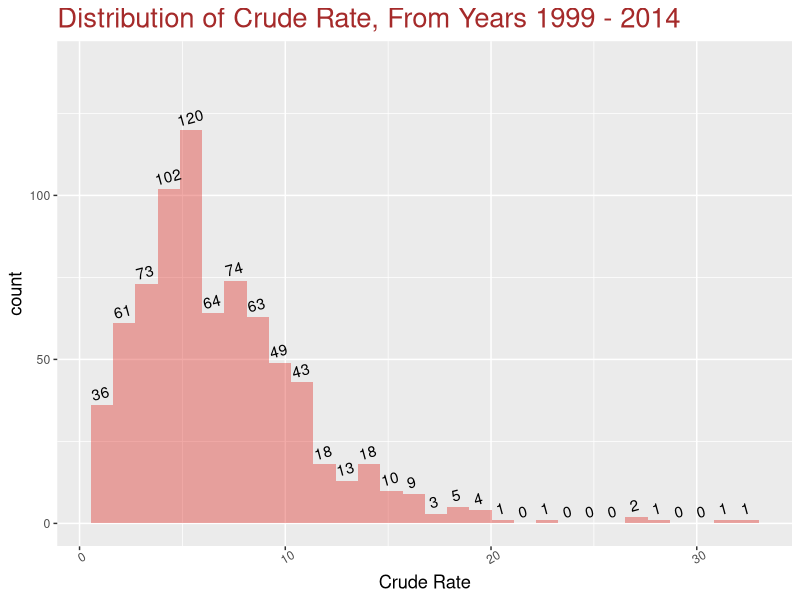
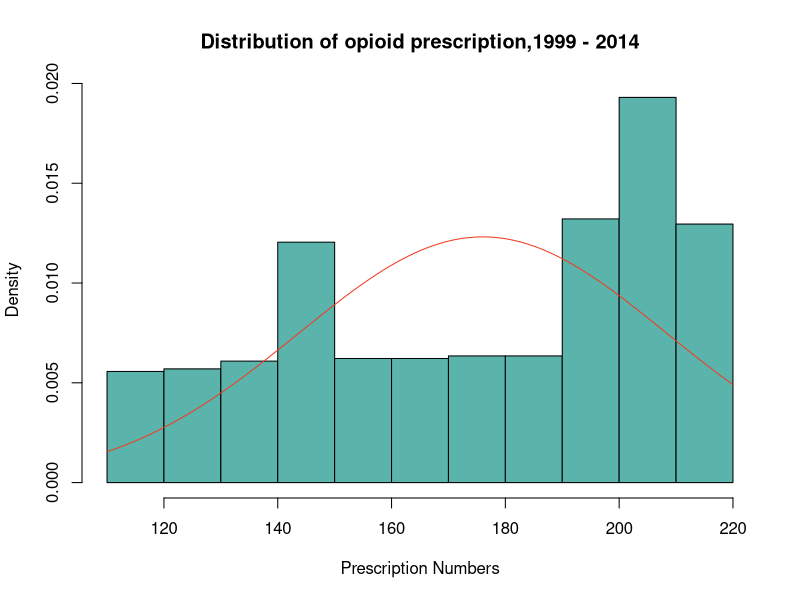
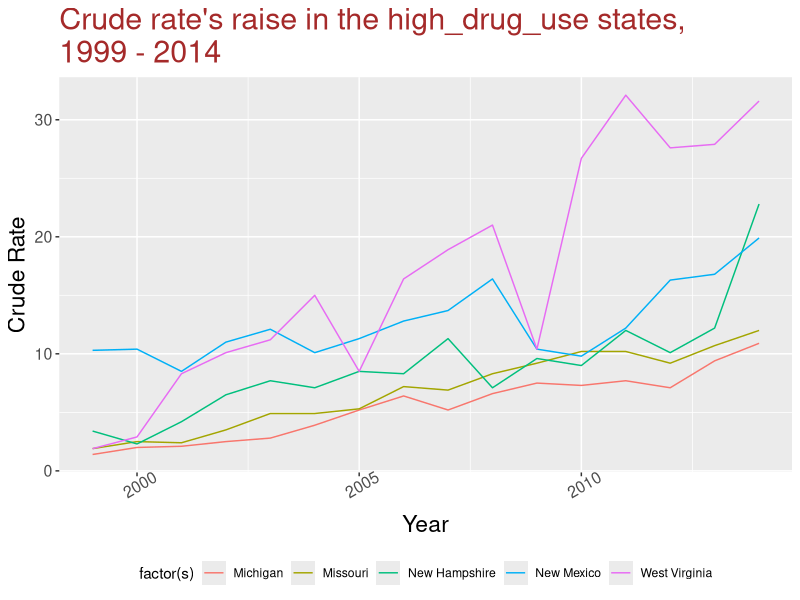

These figures' R source, in order: (Note: this script raises an error after producing the figures.)

library("ggplot2")
library(dplyr)
library(psych)
library(quantmod)
library(MASS)

OD <- read.csv("OpiodDeath.csv", head=T)
OD <- data.frame(OD)
head(OD)

colnames(OD) <-c("s","year","death","pop","c","cl","cu","p")

ODC <- OD[complete.cases(OD), ]

ODC[is.na(ODC),]
sum(apply(ODC,2,is.nan))


ODC$nd <- (ODC$pop - ODC$death)

scaled.dat <- scale(ODC[,c(3,4,8,9)])

colMeans(scaled.dat)
apply(scaled.dat, 2, sd)
IDC_Norm<-cbind(ODC[,c(1,2,5,6,7)],scaled.dat)
head(IDC_Norm,3)

summary(ODC)

lbl_plot <- ggplot(ODC,aes(x=c))
lbl_plot + geom_histogram(fill="#de2d26", alpha=0.4) +
  stat_bin(geom="text", aes(label=..count.., angle=15),
           hjust=0.4, vjust=-0.5) + 
  labs(title= "Distribution of Crude Rate, From Years 1999 - 2014",
       x = "Crude Rate") +
  theme(plot.title= element_text(size=rel(1.8), color="brown"),
        axis.title.x= element_text(size=rel(1.2)),
        axis.title.y= element_text(size=rel(1.2)),
        axis.text.x= element_text(angle=30)) +
  ylim(0,140)


hist(ODC$p, freq=FALSE, col="#5ab4ac", main="Distribution of opioid prescription,1999 - 2014",
     xlab="Prescription Numbers")
curve(dnorm(x, mean=mean(ODC$p), 
            sd=sd(ODC$p)), add=TRUE, col="#f03b20") 


unique(ODC$s)

high_drug=ODC[ODC$s %in% c('Missouri','New Hampshire','New Mexico','Michigan','West Virginia'),] 
head(high_drug,3)

theme_improve <- function(my_plot, title_color= 'brown',
                           title_size= 2, axis_title_size=1.5,
                           axis_text_size=1.3,
                           x_axis_text_angle=30) {
  my_plot = my_plot +
  theme(plot.title = element_text(size = rel(title_size),
                                  color = title_color),
        axis.title.y = element_text(size = rel(axis_title_size)),
        axis.title.x = element_text(size = rel(axis_title_size)),
        axis.text.x = element_text(size = rel(axis_text_size),
                                   angle = x_axis_text_angle),
        axis.text.y = element_text(size = rel(axis_text_size))
        )
  return(my_plot)
}


my_plt <- ggplot(high_drug, aes(x=year, y=c))
(my_plt +
  geom_line(aes(color = factor(s))) +
  labs(y='Crude Rate',x="Year",
       fill='states',
       title="Crude rate's raise in the high_drug_use states,\n1999 - 2014") +
  theme(legend.position='bottom'))%>%
theme_improve

which (ODC$s=="West Virginia")

ind5
ODC$year[ind1]

ODC_plt <- ggplot(ODC, aes(factor(p),c, fill=p))
ODC_plt +  geom_boxplot(width = 0.3, lwd = 1.3, outlier.size = 3) +
  geom_violin(alpha = 0.4) +
labs(title="Do Opioid Prescriptions Raise the Crude Rate?",
       y="Crude Rate",
       x="Number of Opioid Prescriptions",
    fill="Prescriptions") +
  theme(plot.title= element_text(size=rel(1.8), color="darkblue"),
        axis.title.x= element_text(size=rel(1.4)),
        axis.title.y= element_text(size=rel(1.6)),
        axis.text.y= element_text(angle=30, size = rel(2))) 


ODC_ch <- ODC %>% 
group_by(s) %>%
    summarize(nd=median(nd))

head(ODC_ch)

reg <- lm(c ~.-s,data=ODC)
summary(reg)

plot(ODC$c ~ ODC$p,
     main="Correlation between Crude Rate and Opiod",
    xlab="Number of Opioide Perception",
    ylab="Crude Rate",pch=22,col="red")

mod1 = lm(formula = c ~ p, data = ODC)
abline(mod1, col = 'blue', lwd = 2, lty="dashed")


pairs.panels(ODC[-c(5,6,7,10)])

reg = lm(formula = c ~ p, data = ODC)
plot.new()
par(mfrow = c(2, 2))
plot(reg)
par(mfrow = c(1, 1))

trans = boxcox(reg)
trans_df = as.data.frame(trans)
optimal_lambda = trans_df[which.max(trans$y),1]
print(optimal_lambda)
reg = lm(formula = c^optimal_lambda ~ log(p), data = ODC)
plot.new()
par(mfrow = c(2, 2))
plot(reg)
par(mfrow = c(1, 1))
